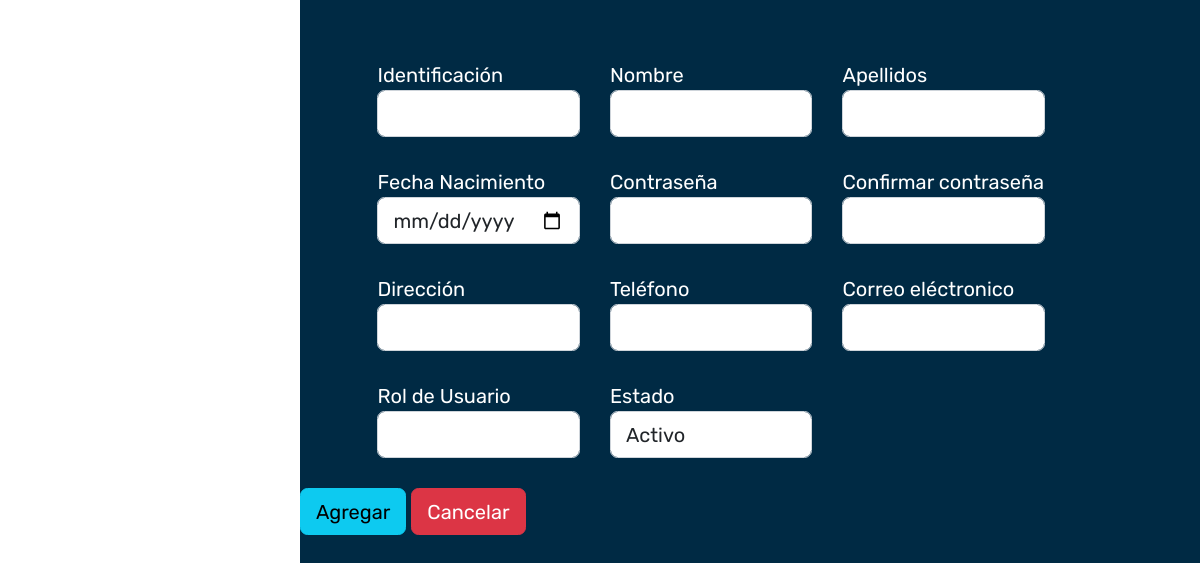
Before: /View/CrearUsuarios.php (signed in) with the older database file.
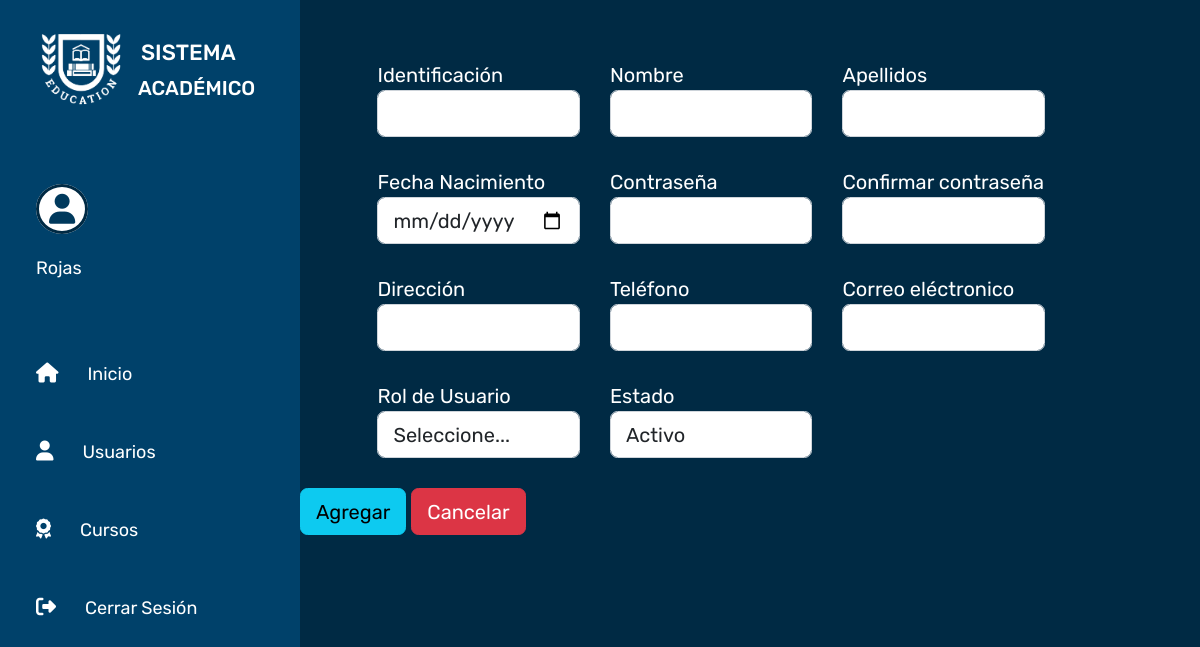
After: the same page with the newer database file.
### tables this page shows
CREATE TABLE `pantallas` (
  `idPantalla` int(11) NOT NULL,
  `redireccion` varchar(100) NOT NULL,
  `icono` varchar(100) NOT NULL,
  `texto` varchar(100) NOT NULL
);

### Model/PantallasModel.php (called while the page is built, shortened)
<?php
function ConsultarMenu($tipoRol)
{
    $enlace = OpenDB();
    $procedimiento = "CALL ConsultarMenu($tipoRol);";
    $datosPantalla = $enlace -> query($procedimiento);
    return $datosPantalla;
}
?>

### Controller/PantallasController.php (the view, shortened to what the changed rows need)
<?php
include_once __DIR__ . '\..\Model\PantallasModel.php';
function CargarMenu()
{
    $datosMenu = ConsultarMenu($_SESSION["sessionTipoRol"]);
    if($datosMenu -> num_rows > 0)
    {
        echo
        '<section class="sideBar">
        <div class="logo">
             <img src="images/logo.png" width="90px">
             <h1>SISTEMA</h1>
             <h2>ACADÉMICO</h2>
        </div>
        <div>
            <a class="icon-profile"><i class="fa fa-user"></i></a>
            <a class="userName">', $_SESSION["sessionNombre"], '</a>
        </div>
        <div class="menu">
            <ul>
                <li>
                   <i class="fa fa-house"></i>
                   <a href="home.php">Inicio</a>
                </li>';
        while($resultado = mysqli_fetch_array($datosMenu))
        {
            echo
            '<li>
                <i class="' . $resultado["icono"] . '"></i>
                <a href="' . $resultado["redireccion"] . '">' . $resultado["texto"] . '</a>
            </li>';
        }
        echo
           '<li>
                <i class="fa fa-sign-out"></i>
                <a href="../index.php" data-toggle="modal" data-target="#confirmModal" data-backdrop="static" data-keyboard="false">Cerrar Sesión</a>
            </li>
           </ul>
          </div>
        </section>';
    }
}

### View/CrearUsuarios.php (shortened to what the changed rows need)
<?php
include_once __DIR__ . '\general.php';
include_once __DIR__ . '\..\Controller\PantallasController.php';
include_once __DIR__ . '\..\Controller\UsuariosController.php';
?>
<!DOCTYPE html>
<head>
</head>
<body>
    <?php
    CargarMenu();
    ?>
    <div class="content">
        <div class="templatemo-panels">
            <br /><br />
            <form class="form-horizontal templatemo-login-form-2" role="form" action="" method="post">
                <br />
                <br>
                <br />
                <div class="row">
                    <div class="col-md-3">
                        <label for="lblRol" class="control-label">Rol de Usuario</label>
                        <select class="form-control" id="cboTipoUsuario" name="cboTipoUsuario" required>
                        </select>
                    </div>
                </div>
                <br />
            </form>
        </div>
    </div>
</body>
</html>

Changed rows visible on the page:
now on this page (row edited): pantallas: texto "Usuarios"
added pantallas: texto "Cursos"
Other visible differences:
$_SESSION["sessionNombre"]: (not shown) → "Rojas"
form field cboTipoUsuario: (not shown) → "Seleccione..."
text now shown: "SISTEMA ACADÉMICO Inicio Cerrar Sesión"
